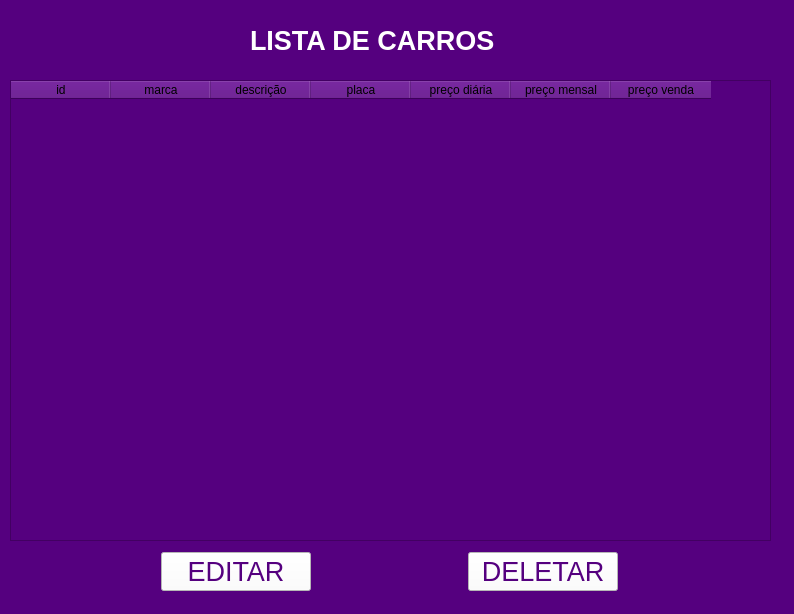
<?xml version="1.0" encoding="UTF-8"?>
<ui version="4.0">
 <class>MainWindow</class>
 <widget class="QMainWindow" name="MainWindow">
  <property name="geometry">
   <rect>
    <x>0</x>
    <y>0</y>
    <width>794</width>
    <height>614</height>
   </rect>
  </property>
  <property name="windowTitle">
   <string>MainWindow</string>
  </property>
  <widget class="QWidget" name="centralwidget">
   <widget class="QFrame" name="frame">
    <property name="geometry">
     <rect>
      <x>-240</x>
      <y>-100</y>
      <width>1401</width>
      <height>1011</height>
     </rect>
    </property>
    <property name="styleSheet">
     <string notr="true">background-color: rgb(85, 0, 127);
color: rgb(255, 255, 255)</string>
    </property>
    <property name="frameShape">
     <enum>QFrame::StyledPanel</enum>
    </property>
    <property name="frameShadow">
     <enum>QFrame::Raised</enum>
    </property>
    <widget class="QLabel" name="label">
     <property name="geometry">
      <rect>
       <x>490</x>
       <y>120</y>
       <width>251</width>
       <height>41</height>
      </rect>
     </property>
     <property name="font">
      <font>
       <pointsize>20</pointsize>
       <weight>75</weight>
       <bold>true</bold>
      </font>
     </property>
     <property name="text">
      <string>LISTA DE CARROS</string>
     </property>
    </widget>
    <widget class="QTableWidget" name="tableWidget">
     <property name="geometry">
      <rect>
       <x>250</x>
       <y>180</y>
       <width>761</width>
       <height>461</height>
      </rect>
     </property>
     <property name="styleSheet">
      <string notr="true">color: rgb(0, 0, 0);</string>
     </property>
     <column>
      <property name="text">
       <string>id</string>
      </property>
     </column>
     <column>
      <property name="text">
       <string>marca</string>
      </property>
     </column>
     <column>
      <property name="text">
       <string>descrição</string>
      </property>
     </column>
     <column>
      <property name="text">
       <string>placa</string>
      </property>
     </column>
     <column>
      <property name="text">
       <string>preço diária</string>
      </property>
     </column>
     <column>
      <property name="text">
       <string>preço mensal</string>
      </property>
     </column>
     <column>
      <property name="text">
       <string>preço venda</string>
      </property>
     </column>
    </widget>
    <widget class="QWidget" name="layoutWidget">
     <property name="geometry">
      <rect>
       <x>250</x>
       <y>650</y>
       <width>761</width>
       <height>43</height>
      </rect>
     </property>
     <layout class="QHBoxLayout" name="horizontalLayout_2">
      <item>
       <widget class="QPushButton" name="editar">
        <property name="sizePolicy">
         <sizepolicy hsizetype="Minimum" vsizetype="Fixed">
          <horstretch>0</horstretch>
          <verstretch>0</verstretch>
         </sizepolicy>
        </property>
        <property name="minimumSize">
         <size>
          <width>50</width>
          <height>20</height>
         </size>
        </property>
        <property name="maximumSize">
         <size>
          <width>150</width>
          <height>16777215</height>
         </size>
        </property>
        <property name="font">
         <font>
          <pointsize>20</pointsize>
         </font>
        </property>
        <property name="cursor">
         <cursorShape>PointingHandCursor</cursorShape>
        </property>
        <property name="styleSheet">
         <string notr="true">background-color: rgb(255, 255, 255);
color: rgb(85, 0, 127);
alineItens:center;</string>
        </property>
        <property name="text">
         <string>EDITAR</string>
        </property>
       </widget>
      </item>
      <item>
       <widget class="QPushButton" name="deletar">
        <property name="sizePolicy">
         <sizepolicy hsizetype="Minimum" vsizetype="Fixed">
          <horstretch>0</horstretch>
          <verstretch>0</verstretch>
         </sizepolicy>
        </property>
        <property name="minimumSize">
         <size>
          <width>50</width>
          <height>20</height>
         </size>
        </property>
        <property name="maximumSize">
         <size>
          <width>150</width>
          <height>16777215</height>
         </size>
        </property>
        <property name="font">
         <font>
          <pointsize>20</pointsize>
         </font>
        </property>
        <property name="cursor">
         <cursorShape>PointingHandCursor</cursorShape>
        </property>
        <property name="styleSheet">
         <string notr="true">background-color: rgb(255, 255, 255);
color: rgb(85, 0, 127);
alineItens:center;</string>
        </property>
        <property name="text">
         <string>DELETAR</string>
        </property>
       </widget>
      </item>
     </layout>
    </widget>
   </widget>
  </widget>
 </widget>
 <resources/>
 <connections/>
</ui>
